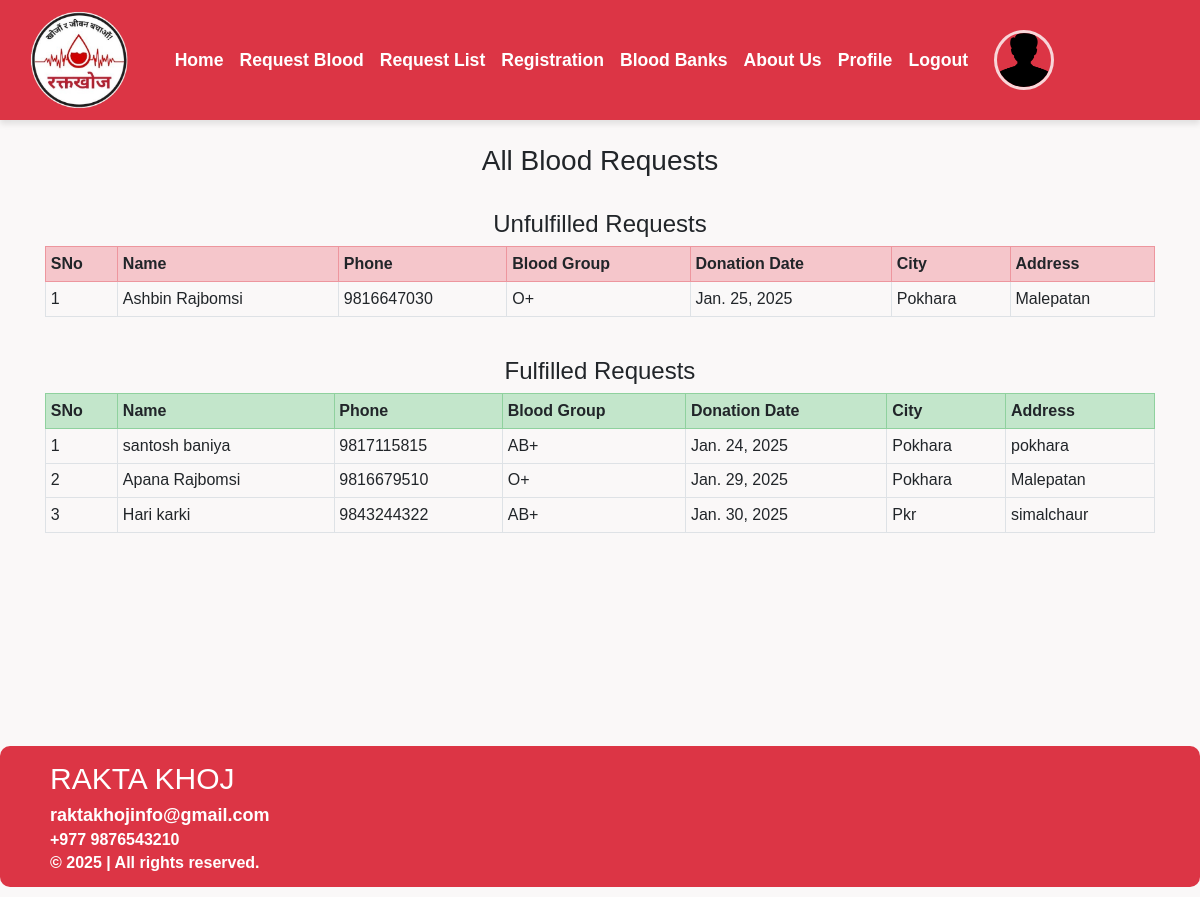
Before: /see_all_request/ (signed in) with the older database file.
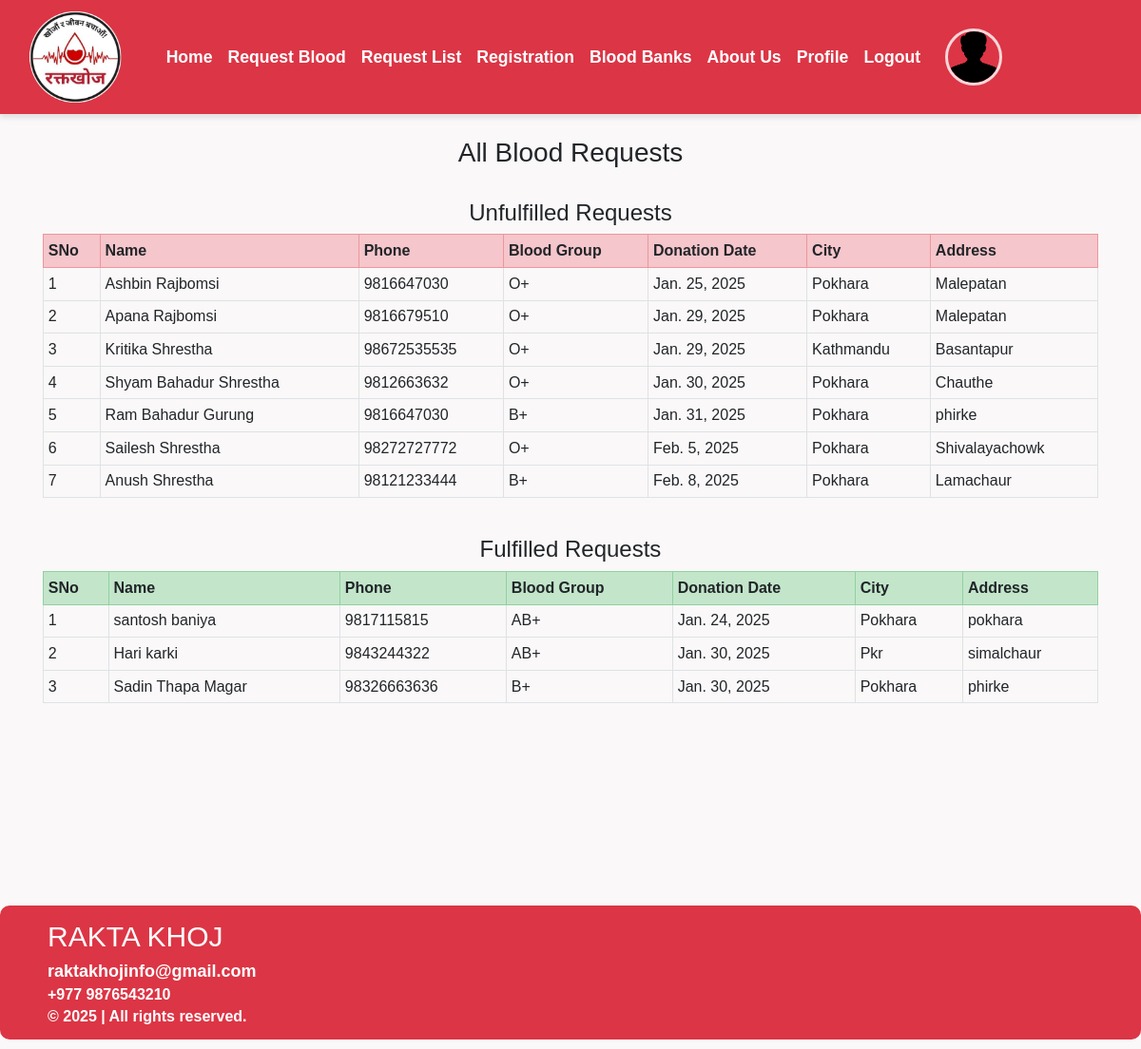
After: the same page with the newer database file.
### home/models.py (models this page shows, shortened)
class RequestBlood(models.Model):
    name = models.CharField(max_length=100)
    phone = models.CharField(max_length=20)
    state = models.CharField(max_length=200, blank=True)
    city = models.CharField(max_length=300, blank=True)
    address = models.CharField(max_length=500, blank=True)
    blood_group = models.ForeignKey(BloodGroup, on_delete=models.CASCADE)
    date = models.DateField(max_length=100, blank=True)
    is_fulfilled = models.BooleanField(default=False)
    is_approved = models.BooleanField(default=False)

class BloodGroup(models.Model):
    name = models.CharField(max_length=5)
    def __str__(self):
        return self.name

### home/views.py (the view)
# urls.py: path("see_all_request/", views.see_all_request, name="see_all_request"),
def see_all_request(request):
    unfulfilled_requests = RequestBlood.objects.filter(is_fulfilled=False).order_by('date')
    fulfilled_requests = RequestBlood.objects.filter(is_fulfilled=True).order_by('date')
    return render(request, "see_all_request.html", {
        'unfulfilled_requests': unfulfilled_requests,
        'fulfilled_requests': fulfilled_requests,
    })

### home/templates/see_all_request.html (shortened to what this page needs)
{% extends 'base.html' %}
{% load static %}
{% block body %}
<div class="container">
    <h3 class="text-center">All Blood Requests</h3>
    <br>
    {% if unfulfilled_requests or fulfilled_requests %}
        {% if unfulfilled_requests %}
            <h4 class="text-center">Unfulfilled Requests</h4>
            <table class="table table-sm table-bordered">
                <tr class="table-danger">
                    <th>SNo</th>
                    <th>Name</th>
                    <th>Phone</th>
                    <th>Blood Group</th>
                    <th>Donation Date</th>
                    <th>City</th>
                    <th>Address</th>
                </tr>
                {% for i in unfulfilled_requests %}
                <tr>
                    <td>{{ forloop.counter }}</td>
                    <td>{{ i.name }}</td>
                    <td>{{ i.phone }}</td>
                    <td>{{ i.blood_group }}</td>
                    <td>{{ i.date }}</td>
                    <td>{{ i.city }}</td>
                    <td>{{ i.address }}</td>
                </tr>
                {% endfor %}
            </table>
        {% else %}
            <h4>No Unfulfilled Requests Available</h4>
        {% endif %}
        <br>
        {% if fulfilled_requests %}
            <h4 class="text-center">Fulfilled Requests</h4>
            <table class="table table-sm table-bordered">
                <tr class="table-success">
                    <th>SNo</th>
                    <th>Name</th>
                    <th>Phone</th>
                    <th>Blood Group</th>
                    <th>Donation Date</th>
                    <th>City</th>
                    <th>Address</th>
                </tr>
                {% for i in fulfilled_requests %}
                <tr>
                    <td>{{ forloop.counter }}</td>
                    <td>{{ i.name }}</td>
                    <td>{{ i.phone }}</td>
                    <td>{{ i.blood_group }}</td>
                    <td>{{ i.date }}</td>
                    <td>{{ i.city }}</td>
                    <td>{{ i.address }}</td>
                </tr>
                {% endfor %}
            </table>
        {% else %}
            <h4>No Fulfilled Requests Available</h4>
        {% endif %}
    {% else %}
        <h2>No Blood Requests Available</h2>
    {% endif %}
</div>
{% endblock %}

Changed rows visible on the page:
changed RequestBlood "Apana Rajbomsi": moves from the list under "Fulfilled Requests" to the list under "Unfulfilled Requests"
added RequestBlood: name "Kritika Shrestha", phone "98672535535", blood_group "O+", date "Jan. 29, 2025", city "Kathmandu", address "Basantapur", shown under "Unfulfilled Requests"
added RequestBlood: name "Shyam Bahadur Shrestha", phone "9812663632", blood_group "O+", date "Jan. 30, 2025", city "Pokhara", address "Chauthe", shown under "Unfulfilled Requests"
added RequestBlood: name "Ram Bahadur Gurung", phone "9816647030", blood_group "B+", date "Jan. 31, 2025", city "Pokhara", address "phirke", shown under "Unfulfilled Requests"
added RequestBlood: name "Sailesh Shrestha", phone "98272727772", blood_group "O+", date "Feb. 5, 2025", city "Pokhara", address "Shivalayachowk", shown under "Unfulfilled Requests"
added RequestBlood: name "Anush Shrestha", phone "98121233444", blood_group "B+", date "Feb. 8, 2025", city "Pokhara", address "Lamachaur", shown under "Unfulfilled Requests"
added RequestBlood: name "Sadin Thapa Magar", phone "98326663636", blood_group "B+", date "Jan. 30, 2025", city "Pokhara", address "phirke", shown under "Fulfilled Requests"
